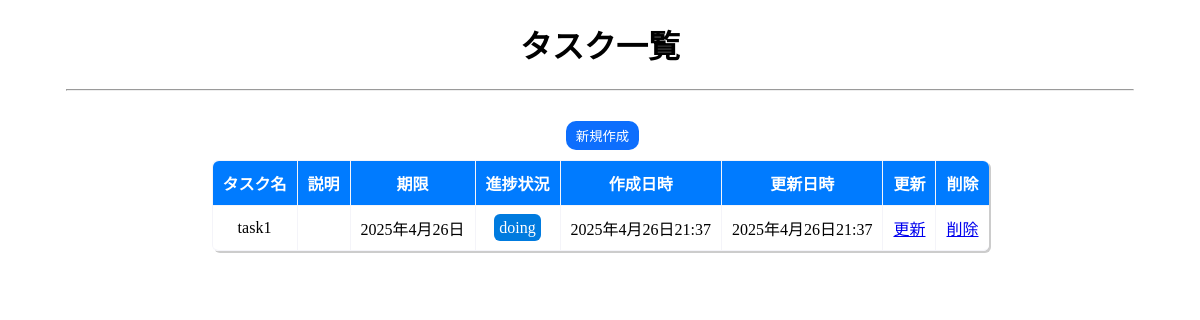
/tasks/, run on an earlier commit of the app's database.
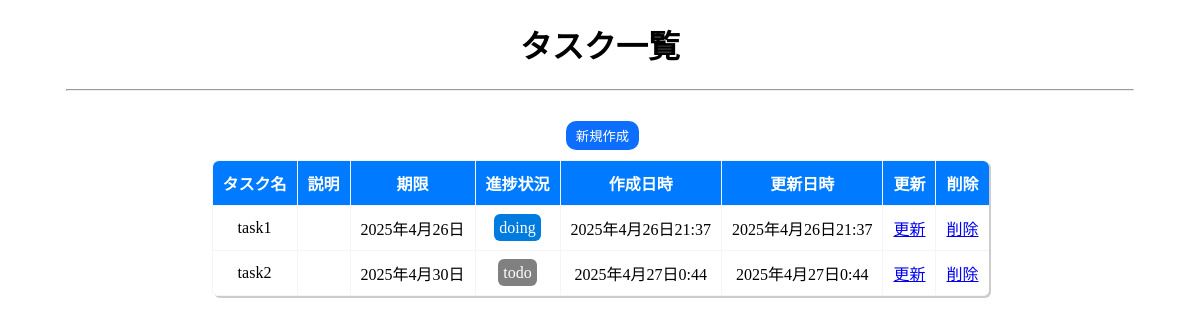
And on a later commit of the database.
### tasks/models.py (models this page shows, shortened)
class Task(models.Model):
    STATUS_CHOICES = [
        ("0", "todo"),
        ("1", "doing"),
        ("2", "done")
    ]
    title = models.CharField(verbose_name="タスク名",max_length=50)
    description = models.TextField(verbose_name="説明（任意）",max_length=200,blank=True)
    due_date = models.DateField(verbose_name="期限",)
    status = models.CharField(verbose_name="進捗状況", choices=STATUS_CHOICES, default='0')
    created_at = models.DateTimeField(verbose_name="作成日",auto_now_add=True)
    updated_at = models.DateTimeField(verbose_name="更新日", auto_now=True)

### tasks/views.py (the view)
class TaskIndexView(View):
    def get(self, request, *args, **kwargs):
        context = dict()
        context["tasks"] = Task.objects.filter(Q(due_date__gte=datetime.now().date())|Q(status__regex="[01]")).order_by('due_date','status')
        return render(request,"tasks/index.html",context)

### templates/tasks/index.html (shortened to what this page needs)
{% load static %}
<!doctype html>
<html lang="ja">
<head>
    <link href="{% static 'css/common.css' %}" rel="stylesheet">
</head>
<body>
<header>
    <h1>タスク一覧</h1>
    <hr/>
</header>
<main>
    <button class="button link">
        <a href="{% url 'tasks:register' %}">新規作成</a>
    </button>
    <div class="container">
        <table>
            <thead>
            <tr>
                <th class="left_corner">タスク名</th>
                <th>説明</th>
                <th>期限</th>
                <th>進捗状況</th>
                <th>作成日時</th>
                <th>更新日時</th>
                <th>更新</th>
                <th>削除</th>
            </tr>
            </thead>
            {% for task in tasks %}
            <tr>
                <td>{{ task.title }}</td>
                <td>{{task.description}}</td>
                <td>{{task.due_date}}</td>
                <td><span class="status {{ task.get_status_display }}">{{task.get_status_display}}</span></td>
                <td>{{task.created_at}}</td>
                <td>{{task.updated_at}}</td>
                <td><a href="{% url 'tasks:update' task.id %}">更新</a></td>
                <td><a href="{% url 'tasks:delete' task.id %}">削除</a></td>
            </tr>
            {% endfor %}
        </table>
    </div>
</main>
</body>
</html>

What changed in the data, as far as the page shows it:
added Task: title "task2", due_date "2025年4月30日", status "todo", created_at "2025年4月27日0:44", updated_at "2025年4月27日0:44"
